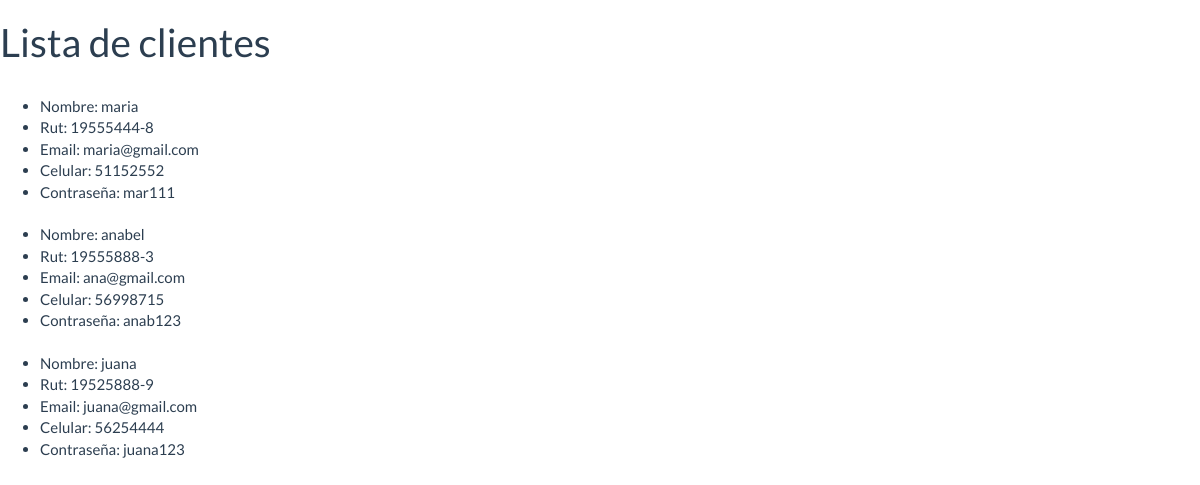
/listar_clientes, run on the app's committed database.
### app/models.py (models this page shows, shortened)
class Cliente(models.Model):
    nombre = models.CharField(max_length=30)
    rut = models.CharField(max_length=12)
    email = models.EmailField(max_length=50)
    celular = models.CharField(max_length=12)
    contraseña = models.CharField(max_length=20)

### app/views.py (the view)
# urls.py: path('listar_clientes',views.listar_clientes),
def listar_clientes(request):
    clientes = Cliente.objects.filter(nombre__contains='')
    return render(request, "app/listar_clientes.html", {'clientes': clientes})

### app/templates/app/listar_clientes.html (shortened to what this page needs)
{% load staticfiles %}
<!DOCTYPE html>
<html lang="en">
<head>
    <link rel="stylesheet" href="{% static 'css/bootstrap.min.css' %}">
    <link rel="stylesheet" href="https://cdnjs.cloudflare.com/ajax/libs/font-awesome/4.7.0/css/font-awesome.min.css">
</head>
<body>
    <h1>Lista de clientes</h1>
    <ul>
        {% for c in clientes %}
        <br>
        <li>
            Nombre:
            {{ c.nombre}}
        </li>
        <li>
            Rut:
            {{ c.rut}}
        </li>
        <li>
            Email:
            {{ c.email}}
        </li>
        <li>
            Celular:
            {{ c.celular}}
        </li>
        <li>
            Contraseña:
            {{ c.contraseña}}
        </li>
        {% endfor %}
    </ul>
</body>
</html>

### data on the page
Cliente: nombre "maria", rut "19555444-8", email "maria@gmail.com", celular "51152552", contraseña "mar111"
Cliente: nombre "anabel", rut "19555888-3", email "ana@gmail.com", celular "56998715", contraseña "anab123"
Cliente: nombre "juana", rut "19525888-9", email "juana@gmail.com", celular "56254444", contraseña "juana123"
